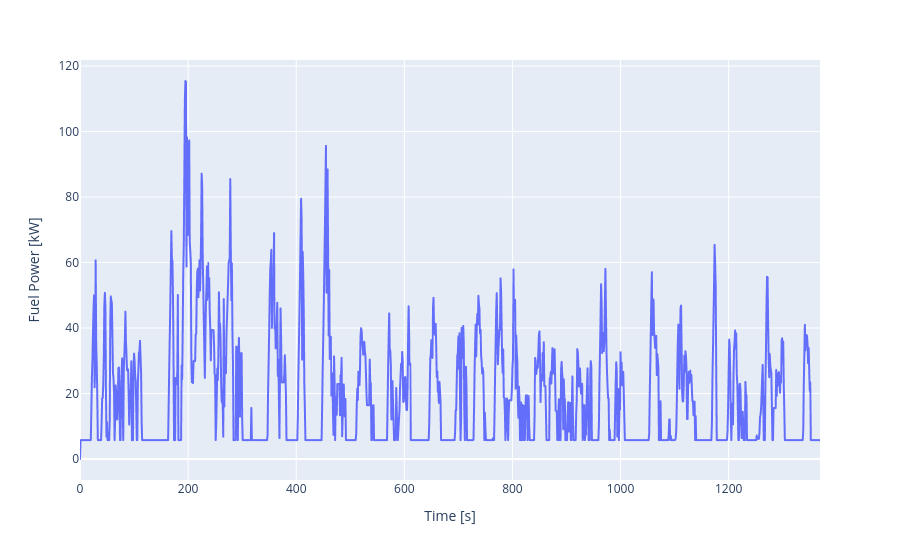

Notebook source saved alongside this figure:
### Markdown cell above
Fuel power flowing into the engine shows when the vehicle is working hardest
over the cycle:

### Code cell
import plotly.express as px

fig = px.line(
    x=df["cyc.time_seconds"],
    y=df["veh.pt_type.Conv.fc.history.pwr_fuel_watts"] / 1e3,
)
fig.update_layout(xaxis_title="Time [s]", yaxis_title="Fuel Power [kW]")
fig.show()

### Figure 1 — Plotly figure (JSON) as saved in the notebook; plotly's stock layout.template omitted (floating-point values rounded to 4 significant figures; data arrays with more than 128 entries replaced by an {"elided": "..."} marker saying what was removed)
{"data": [{"hovertemplate": "x=%{x}<br>y=%{y}<extra></extra>", "legendgroup": "", "line": {"color": "#636efa", "dash": "solid"}, "marker": {"symbol": "circle"}, "mode": "lines", "name": "", "showlegend": false, "type": "scattergl", "x": {"elided": "1370 float values"}, "xaxis": "x", "y": {"elided": "1370 float values"}, "yaxis": "y"}], "layout": {"legend": {"tracegroupgap": 0}, "margin": {"t": 60}, "xaxis": {"anchor": "y", "domain": [0, 1], "title": {"text": "Time [s]"}}, "yaxis": {"anchor": "x", "domain": [0, 1], "title": {"text": "Fuel Power [kW]"}}}}
